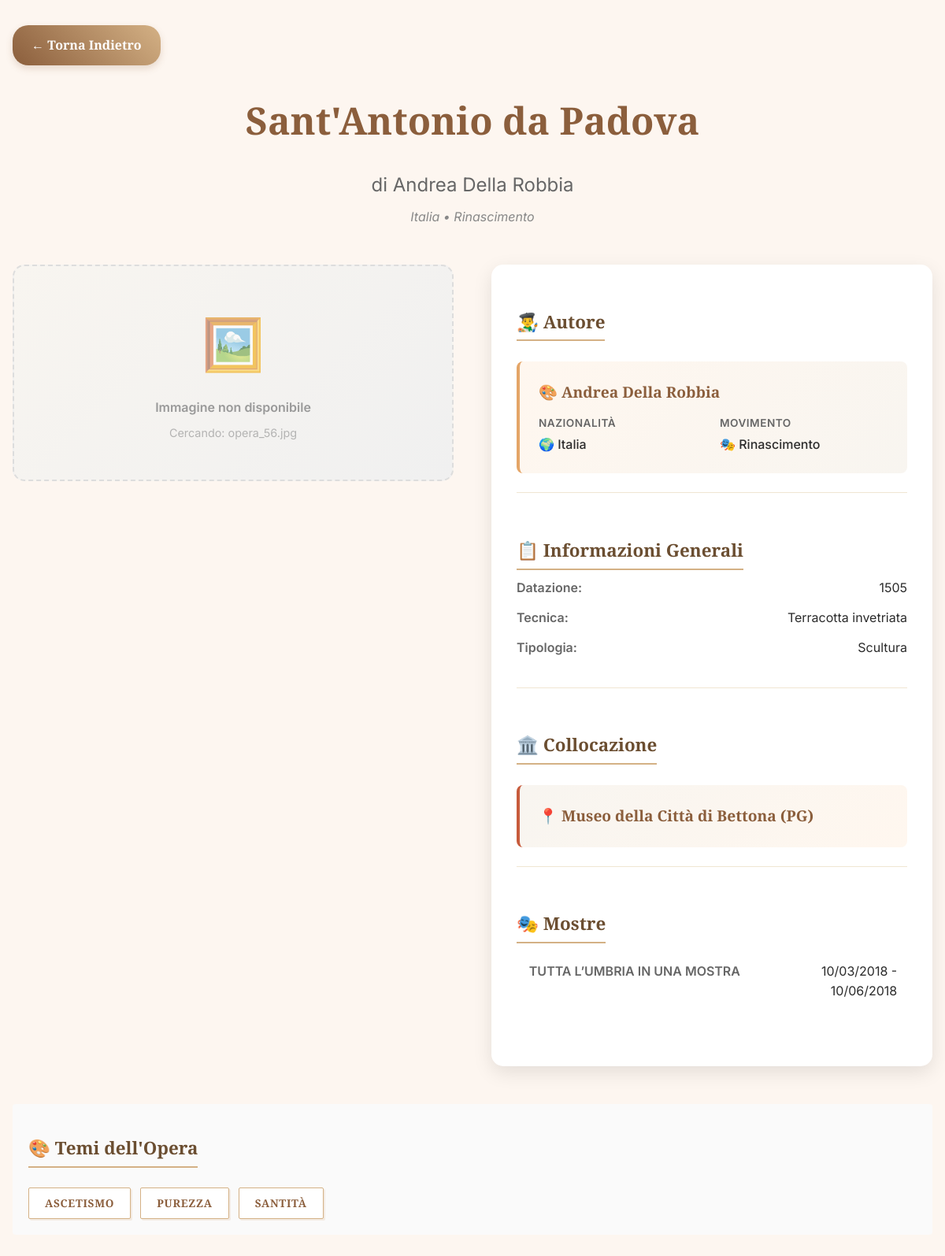
Screenshot of /artwork.php?id=56 with the database file from the repository.
### tables this page shows
CREATE TABLE IF NOT EXISTS `opera` (
  `id` int NOT NULL AUTO_INCREMENT,
  `titolo` varchar(100) NOT NULL,
  `id_collocazione` varchar(100) NOT NULL,
  `datazione` varchar(20) NOT NULL,
  `id_autore` int NOT NULL,
  `id_tipologia` int NOT NULL,
  `id_tecnica` int NOT NULL,
  PRIMARY KEY (`id`),
  KEY `id_autore` (`id_autore`),
  KEY `id_tipologia` (`id_tipologia`),
  KEY `id_tecnica` (`id_tecnica`),
  KEY `collocazione` (`id_collocazione`)
);

CREATE TABLE IF NOT EXISTS `autore` (
  `id` int NOT NULL AUTO_INCREMENT,
  `nome` varchar(20) NOT NULL,
  `cognome` varchar(30) NOT NULL,
  `movimento` varchar(50) NOT NULL,
  `nazionalita` varchar(20) NOT NULL,
  PRIMARY KEY (`id`)
);

CREATE TABLE IF NOT EXISTS `tecnica` (
  `id` int NOT NULL AUTO_INCREMENT,
  `nome` varchar(100) NOT NULL,
  PRIMARY KEY (`id`)
);

CREATE TABLE IF NOT EXISTS `tipologia` (
  `id` int NOT NULL AUTO_INCREMENT,
  `categoria` varchar(10) NOT NULL,
  PRIMARY KEY (`id`)
);

CREATE TABLE IF NOT EXISTS `collocazione` (
  `id` int NOT NULL AUTO_INCREMENT,
  `nome` varchar(100) NOT NULL,
  PRIMARY KEY (`id`)
);

CREATE TABLE IF NOT EXISTS `mostra` (
  `id` int NOT NULL AUTO_INCREMENT,
  `titolo` varchar(100) NOT NULL,
  `data_inizio` date NOT NULL,
  `data_fine` date NOT NULL,
  `curatore` varchar(150) NOT NULL,
  `sede` varchar(200) NOT NULL,
  PRIMARY KEY (`id`)
);

CREATE TABLE IF NOT EXISTS `tema` (
  `id` int NOT NULL AUTO_INCREMENT,
  `nome` varchar(200) NOT NULL,
  PRIMARY KEY (`id`)
);

### artwork.php (the view, shortened to what this page needs)
<?php
$conn = new mysqli('localhost', 'root', '', 'mostre');
$opera_id = isset($_GET['id']) ? intval($_GET['id']) : 0;
$opera = null;
if ($opera_id > 0) {
    $sql = "
        SELECT
            o.*,
            a.nome as autore_nome,
            a.cognome as autore_cognome,
            a.movimento as autore_movimento,
            a.nazionalita as autore_nazionalita,
            tip.categoria as tipologia_nome,
            tec.nome as tecnica_nome,
            col.nome as collocazione_nome
        FROM opera o
        LEFT JOIN autore a ON o.id_autore = a.id
        LEFT JOIN tipologia tip ON o.id_tipologia = tip.id
        LEFT JOIN tecnica tec ON o.id_tecnica = tec.id
        LEFT JOIN collocazione col ON o.id_collocazione = col.id
        WHERE o.id = ?
    ";
    $stmt = $conn->prepare($sql);
    $stmt->bind_param("i", $opera_id);
    $stmt->execute();
    $result = $stmt->get_result();
    if ($result->num_rows > 0) {
        $opera = $result->fetch_assoc();
    }
}
$temi_sql = "
    SELECT t.nome
    FROM tema t
    JOIN opera_tema ot ON t.id = ot.id_tema
    WHERE ot.id_opera = ?
";
$stmt_temi = $conn->prepare($temi_sql);
$stmt_temi->bind_param("i", $opera_id);
$stmt_temi->execute();
$result_temi = $stmt_temi->get_result();
$temi = [];
while ($tema = $result_temi->fetch_assoc()) {
    $temi[] = $tema;
}
?>
<!DOCTYPE html>
<html lang="it">
<head>
</head>
<body>
<div class="container">
    <a href="javascript:history.back()" class="back-button">← Torna Indietro</a>
    <div class="opera-header">
        <h1 class="opera-title"><?php echo htmlspecialchars($opera['titolo']); ?></h1>
        <?php if ($opera['autore_nome'] && $opera['autore_cognome']): ?>
            <p class="opera-author">
                di <?php echo htmlspecialchars($opera['autore_nome'] . ' ' . $opera['autore_cognome']); ?>
            </p>
            <div class="author-details">
                <?php
                $author_details = [];
                if ($opera['autore_nazionalita']) $author_details[] = $opera['autore_nazionalita'];
                if ($opera['autore_movimento']) $author_details[] = $opera['autore_movimento'];
                if (!empty($author_details)) {
                    echo implode(' • ', $author_details);
                }
                ?>
            </div>
        <?php endif; ?>
    </div>
    <div class="opera-content">
        <div class="opera-image">
            <?php
            $image_found = false;
            if (!$image_found) {
                echo '<div class="no-image">';
                echo '<div style="font-weight:600; margin-bottom:0.5rem;">Immagine non disponibile</div>';
                echo '<div style="font-size:0.9rem; opacity:0.7;">Cercando: opera_' . $opera['id'] . '.jpg</div>';
                echo '</div>';
            }
            ?>
        </div>
        <div class="opera-details">
            <?php if ($opera['autore_nome'] && $opera['autore_cognome']): ?>
            <div class="detail-section">
                <h3 class="detail-title">👨‍🎨 Autore</h3>
                <a href="autore.php?id=<?php echo $opera['id_autore']; ?>" class="author-link">
                    <div class="author-highlight">
                        <div class="author-name">
                            🎨 <?php echo htmlspecialchars($opera['autore_nome'] . ' ' . $opera['autore_cognome']); ?>
                        </div>
                        <div class="author-info">
                            <?php if ($opera['autore_nazionalita']): ?>
                            <div class="author-info-item">
                                <span class="author-info-label">Nazionalità</span>
                                <span class="author-info-value">🌍 <?php echo htmlspecialchars($opera['autore_nazionalita']); ?></span>
                            </div>
                            <?php endif; ?>
                            <?php if ($opera['autore_movimento']): ?>
                            <div class="author-info-item">
                                <span class="author-info-label">Movimento</span>
                                <span class="author-info-value">🎭 <?php echo htmlspecialchars($opera['autore_movimento']); ?></span>
                            </div>
                            <?php endif; ?>
                        </div>
                    </div>
                </a>
            </div>
            <?php endif; ?>
            <div class="detail-section">
                <h3 class="detail-title">📋 Informazioni Generali</h3>
                <?php if (isset($opera['datazione']) && !empty(trim($opera['datazione']))): ?>
                <div class="detail-item">
                    <span class="detail-label">Datazione:</span>
                    <span class="detail-value"><?php echo htmlspecialchars($opera['datazione']); ?></span>
                </div>
                <?php endif; ?>
                <?php if (isset($opera['tecnica_nome']) && $opera['tecnica_nome']): ?>
                <div class="detail-item">
                    <span class="detail-label">Tecnica:</span>
                    <span class="detail-value"><?php echo htmlspecialchars($opera['tecnica_nome']); ?></span>
                </div>
                <?php endif; ?>
                <?php if (isset($opera['tipologia_nome']) && $opera['tipologia_nome']): ?>
                <div class="detail-item">
                    <span class="detail-label">Tipologia:</span>
                    <span class="detail-value"><?php echo htmlspecialchars($opera['tipologia_nome']); ?></span>
                </div>
                <?php endif; ?>
            </div>
            <div class="detail-section">
                <h3 class="detail-title">🏛️ Collocazione</h3>
                <?php if (isset($opera['collocazione_nome']) && !empty(trim($opera['collocazione_nome']))): ?>
                    <div class="location-highlight">
                        <div class="location-name">
                            📍 <?php echo htmlspecialchars($opera['collocazione_nome']); ?>
                        </div>
                    </div>
                <?php else: ?>
                    <div class="no-location">
                        <div>Informazioni sulla collocazione non disponibili</div>
                    </div>
                <?php endif; ?>
            </div>
            <?php
            $mostre_sql = "
                SELECT m.id, m.titolo, m.data_inizio, m.data_fine
                FROM mostra m
                JOIN esposizione e ON m.id = e.id_mostra
                WHERE e.id_opera = ?
                ORDER BY m.data_inizio DESC
            ";
            $stmt_mostre = $conn->prepare($mostre_sql);
            $stmt_mostre->bind_param("i", $opera_id);
            $stmt_mostre->execute();
            $result_mostre = $stmt_mostre->get_result();
            if ($result_mostre->num_rows > 0): ?>
            <div class="detail-section">
                <h3 class="detail-title">🎭 Mostre</h3>
                <?php while ($mostra = $result_mostre->fetch_assoc()): ?>
                    <a href="mostra.php?id=<?php echo $mostra['id']; ?>" class="mostra-link">
                        <div class="detail-item mostra-item">
                            <span class="detail-label">
                                <?php echo htmlspecialchars($mostra['titolo']); ?>
                            </span>
                            <span class="detail-value">
                                <?php echo date('d/m/Y', strtotime($mostra['data_inizio'])); ?> -
                                <?php echo date('d/m/Y', strtotime($mostra['data_fine'])); ?>
                            </span>
                        </div>
                    </a>
                <?php endwhile; ?>
            </div>
            <?php endif;
            ?>
        </div>
    </div>
<div class="temi-section">
    <h2 class="detail-title">🎨 Temi dell'Opera</h2>
    <?php if (!empty($temi)): ?>
        <div class="tags-container">
            <?php foreach ($temi as $tema): ?>
                <span class="tema-tag">
                    <?php echo htmlspecialchars($tema['nome']); ?>
                </span>
            <?php endforeach; ?>
        </div>
    <?php else: ?>
        <div class="no-temi">
            Nessun tema associato a questa opera
        </div>
    <?php endif; ?>
</div>
</div>
</body>
</html>

### artwork.php (style rules this page uses)
body { margin: 0; background-color: #fdf6f0; font-family: 'Playfair Display', serif; line-height: 1.6; }
.container { max-width: 1200px; margin: 0 auto; padding: 2rem 1rem; }
.back-button { display: inline-flex; align-items: center; gap: 0.5rem; background: linear-gradient(45deg, #8b5e3c, #d4b185); color: white; padding: 0.8rem 1.5rem; text-decoration: none; position: relative; overflow: hidden; border-radius: 20px; font-weight: 600; margin right: 10px; transition: all 0.3s ease; font-family: 'Playfair Display', serif; box-shadow: 0 4px 10px rgba(139, 94, 60, 0.2); }
.opera-header { text-align: center; margin-bottom: 3rem; }
.opera-title { font-size: 3rem; color: #8b5e3c; margin-bottom: 0.5rem; font-weight: 700; }
.opera-author { font-size: 1.5rem; color: #666; font-family: 'Inter', sans-serif; font-weight: 400; margin-bottom: 0.5rem; }
.author-details { font-size: 1rem; color: #888; font-family: 'Inter', sans-serif; font-style: italic; }
.opera-content { display: grid; grid-template-columns: 1fr 1fr; gap: 3rem; margin-bottom: 3rem; }
.opera-image { text-align: center; }
.no-image { background: linear-gradient(135deg, #f8f5f0, #f0f0f0); padding: 3rem 2rem; border-radius: 15px; color: #999; text-align: center; font-family: 'Inter', sans-serif; border: 2px dashed #ddd; }
.no-image::before { content: "🖼️"; font-size: 4rem; display: block; margin-bottom: 1rem; opacity: 0.6; }
.opera-details { background: white; padding: 2rem; border-radius: 15px; box-shadow: 0 8px 25px rgba(0,0,0,0.1); }
.detail-section { margin-bottom: 2rem; padding-bottom: 1.5rem; border-bottom: 1px solid #f0e6d2; }
.detail-section:last-child { border-bottom: none; margin-bottom: 0; }
.detail-title { font-size: 1.3rem; color: #8b5e3c; margin-bottom: 1rem; font-weight: 600; display: flex; align-items: center; gap: 0.5rem; }
.detail-item { display: flex; justify-content: space-between; margin-bottom: 0.8rem; font-family: 'Inter', sans-serif; }
.detail-label { font-weight: 600; color: #666; }
.detail-value { color: #2c2c2c; text-align: right; max-width: 60%; }
.author-highlight { background: linear-gradient(135deg, #fff7ef, #f8f5f0); border-left: 4px solid #e4a567; padding: 1.5rem; border-radius: 8px; margin-top: 1rem; }
.author-name { font-size: 1.2rem; font-weight: 600; color: #8b5e3c; margin-bottom: 0.8rem; display: flex; align-items: center; gap: 0.5rem; }
.author-info { display: grid; grid-template-columns: 1fr 1fr; gap: 1rem; font-family: 'Inter', sans-serif; }
.author-info-item { display: flex; flex-direction: column; gap: 0.2rem; }
.author-info-label { font-size: 0.85rem; color: #666; font-weight: 600; text-transform: uppercase; letter-spacing: 0.5px; }
.author-info-value { color: #2c2c2c; font-weight: 500; }
.location-highlight { background: linear-gradient(135deg, #f8f5f0, #fff7ef); border-left: 4px solid #c75b3c; padding: 1.5rem; border-radius: 8px; margin-top: 1rem; }
.location-name { font-size: 1.2rem; font-weight: 600; color: #8b5e3c; display: flex; align-items: center; gap: 0.5rem; }
.temi-section { margin: 30px 0; padding: 20px; background: #fafafa; border-radius: 4px; }
.tags-container { display: flex; flex-wrap: wrap; gap: 12px; margin-top: 15px; }
.tema-tag { display: inline-block; padding: 8px 20px; border: 1px solid #d4b185; background-color: #fff; color: #8b5e3c; font-size: 0.85rem; font-weight: 600; letter-spacing: 0.05em; text-transform: uppercase; border-radius: 2px; transition: all 0.3s ease; box-shadow: 2px 2px 0px rgba(212, 177, 133, 0.2); }
.detail-title { font-family: 'Playfair Display', serif; font-size: 1.4rem; color: #6b4e31; border-bottom: 2px solid #d4b185; display: inline-block; padding-bottom: 5px; margin-bottom: 10px; }
.author-link { text-decoration: none; color: inherit; display: block; transition: all 0.3s ease; }
.mostra-link { text-decoration: none; color: inherit; display: block; transition: all 0.3s ease; border-radius: 8px; margin-bottom: 0.5rem; }
.mostra-item { padding: 0.8rem; border-radius: 8px; border-left: 3px solid transparent; transition: all 0.3s ease; }
.author-link, .mostra-link { cursor: pointer; }

### rows the page displays
opera: titolo "Sant'Antonio da Padova", id_autore.cognome "Andrea Della Robbia", id "56", id_autore.nazionalita "Italia", id_autore.movimento "Rinascimento", datazione "1505", id_tecnica.nome "Terracotta invetriata", id_tipologia.categoria "Scultura", id_collocazione.nome "Museo della Città di Bettona (PG)"
mostra: titolo "TUTTA L’UMBRIA IN UNA MOSTRA", data_inizio "10/03/2018", data_fine "10/06/2018"
tema: nome "ASCETISMO"
tema: nome "PUREZZA"
tema: nome "SANTITÀ"

### other values shown
implode(' • ', $author_details) "Italia • Rinascimento"
